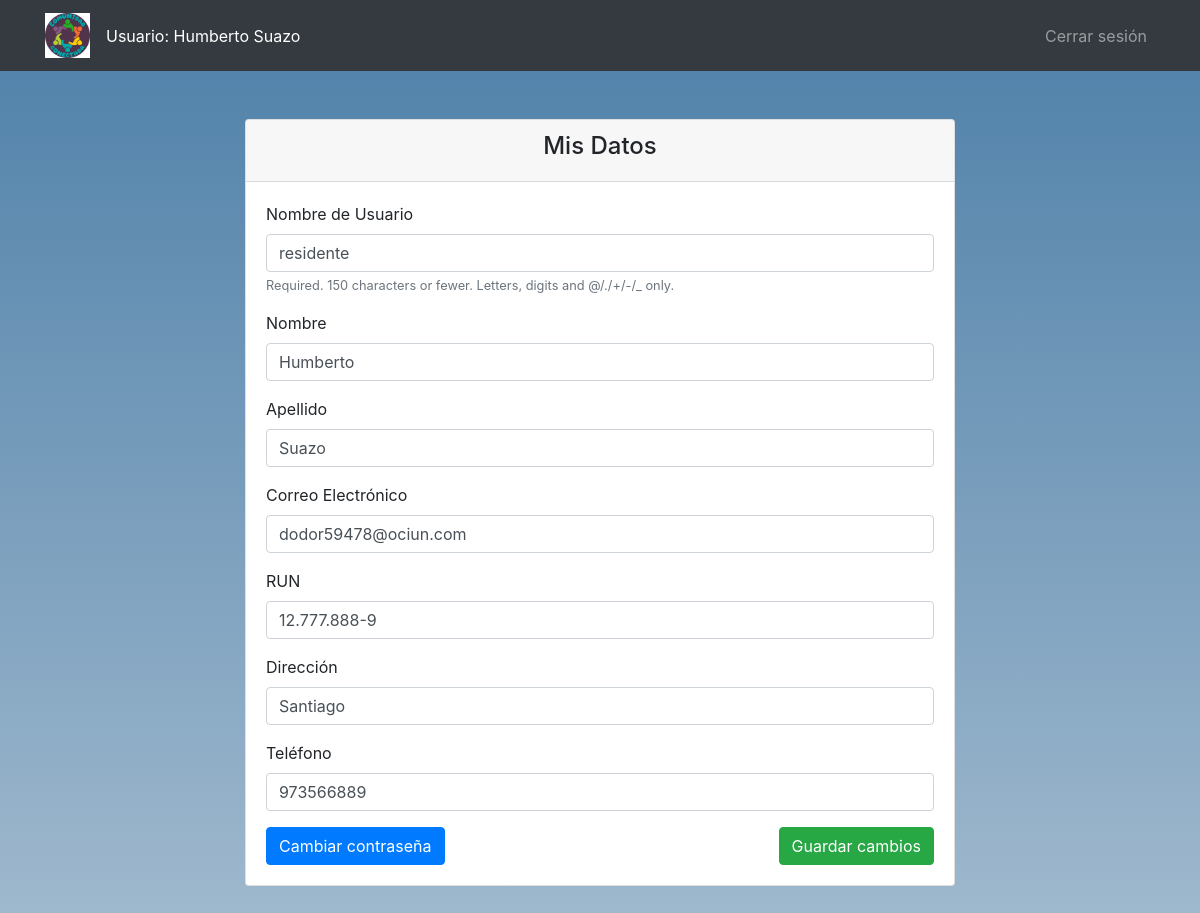
The page /perfil/ (signed in) on the database its author committed.
### core/models.py (models this page shows)
class CustomUser(AbstractUser):
    cargo = models.CharField(max_length=100, blank=True, null=True)
    run = models.CharField(max_length=20, blank=True, null=True)
    direccion = models.CharField(max_length=255, blank=True, null=True)
    telefono = models.CharField(max_length=20, blank=True, null=True)
    fecha_nacimiento = models.DateField(blank=True, null=True)

### core/views.py (the view)
@login_required
def perfil(request):
    user = request.user
    if request.method == 'POST':
        form = PerfilForm(request.POST, instance=user)
        if form.is_valid():
            username = form.cleaned_data['username']
            if CustomUser.objects.filter(username=username).exclude(id=user.id).exists():
                form.add_error('username', 'El nombre de usuario ya está en uso. Por favor, elige otro.')
                messages.error(request, 'El nombre de usuario ya está en uso. Por favor, elige otro.', extra_tags='perfil')
                return render(request, 'perfil.html', {'form': form, 'password_form': CustomPasswordChangeForm(user)})
            run = form.cleaned_data['run']
            if SolicitudInscripcion.objects.filter(run=run).exists():
                form.add_error('run', 'El RUN ya está registrado. Por favor, ingresa otro.')
                messages.error(request, 'El RUN ya está registrado. Por favor, ingresa otro.', extra_tags='perfil')
                return render(request, 'perfil.html', {'form': form, 'password_form': CustomPasswordChangeForm(user)})
            form.save()
            messages.success(request, '¡Tu perfil ha sido actualizado!', extra_tags='perfil')
            return redirect('perfil')
        else:
            messages.error(request, 'Por favor corrige los errores en el formulario.', extra_tags='perfil')
    else:
        if user.groups.filter(name='Directivo').exists():
            form = PerfilForm(instance=user, disable_email=True)
        else:
            form = PerfilForm(instance=user)
    password_form = CustomPasswordChangeForm(user)
    return render(request, 'perfil.html', {'form': form, 'password_form': password_form})

### core/forms.py
class CustomPasswordChangeForm(PasswordChangeForm):
    old_password = forms.CharField(
        label="Contraseña Actual",
        widget=forms.PasswordInput(attrs={'class': 'form-control'})
    )
    new_password1 = forms.CharField(
        label="Nueva Contraseña",
        widget=forms.PasswordInput(attrs={'class': 'form-control'})
    )
    new_password2 = forms.CharField(
        label="Confirmar Nueva Contraseña",
        widget=forms.PasswordInput(attrs={'class': 'form-control'})
    )
    class Meta:
        model = CustomUser
        fields = ['old_password', 'new_password1', 'new_password2']
    def __init__(self, *args, **kwargs):
        super().__init__(*args, **kwargs)
        self.fields['old_password'].widget.attrs.update({'class': 'form-control'})
        self.fields['new_password1'].widget.attrs.update({'class': 'form-control'})
        self.fields['new_password2'].widget.attrs.update({'class': 'form-control'})

### core/templates/perfil.html (shortened to what this page needs)
{% extends 'base.html' %}
{% block content %}
<div class="container mt-5 mb-5">
  <div class="row justify-content-center">
    <div class="col-md-8">
      <div class="card">
        <div class="card-header text-center">
          <h4>Mis Datos</h4>
        </div>
        <div class="card-body">
          <form method="POST">
            {% for field in form %}
              <div class="form-group">
                <label for="{{ field.id_for_label }}">{{ field.label }}</label>
                {{ field }}
                {% if field.help_text %}
                  <small class="form-text text-muted">{{ field.help_text }}</small>
                {% endif %}
              </div>
            {% endfor %}
            <div class="d-flex justify-content-between">
              <button type="button" class="btn btn-primary" data-toggle="modal" data-target="#changePasswordModal">Cambiar contraseña</button>
              <button type="submit" class="btn btn-success">Guardar cambios</button>
            </div>
          </form>
        </div>
      </div>
    </div>
  </div>
</div>
{% endblock content %}

### core/templates/base.html (shortened to what this page needs)
{% load static %}
<!DOCTYPE html>
<html lang="es">
<head>
  <link rel="stylesheet" href="{% static 'css/style.css' %}">
  <link rel="stylesheet" href="https://stackpath.bootstrapcdn.com/bootstrap/4.5.2/css/bootstrap.min.css">
  <link rel="stylesheet" href="https://cdnjs.cloudflare.com/ajax/libs/font-awesome/5.15.3/css/all.min.css">
</head>
<body>
<nav class="navbar navbar-expand-lg navbar-dark bg-dark">
  <div class="container">
    <a class="navbar-brand" href="{% url 'inicio' %}">
      <img src="{% static 'images/logo.png' %}" alt="Logo" style="width: 45px;">
    </a>
    <div class="collapse navbar-collapse" id="navbarNav">
      <ul class="navbar-nav mr-auto">
        {% if user.is_authenticated %}
          <li class="nav-item">
            <span class="navbar-text text-white mr-3">Usuario: {{ user.first_name }} {{ user.last_name }}</span>
          </li>
        {% endif %}
      </ul>
      <ul class="navbar-nav ml-auto">
        {% if user.is_authenticated %}
          <li class="nav-item">
            <a class="nav-link" href="{% url 'cerrar_sesion' %}">Cerrar sesión</a>
          </li>
        {% endif %}
      </ul>
    </div>
  </div>
</nav>
<div class="container mt-5">
  {% block content %}
  {% endblock content %}
</div>
</body>
</html>

### core/static/css/style.css (style rules this page uses)
body { background: linear-gradient(to bottom, #4d7fa8, #a0b9ce); background-repeat: no-repeat; background-size: cover; }

### rows shown on the page
CustomUser: first_name "Humberto", last_name "Suazo", form "residente" "Humberto" "Suazo" "dodor59478@ociun.com" "12.777.888-9" "Santiago" "973566889"

### other values the page prints
{{ field.label }} "Nombre de Usuario" "Nombre" "Apellido" "Correo Electrónico" "RUN" "Dirección" "Teléfono"
{{ field.help_text }} "Required. 150 characters or fewer. Letters, digits and @/./+/-/_ only."
